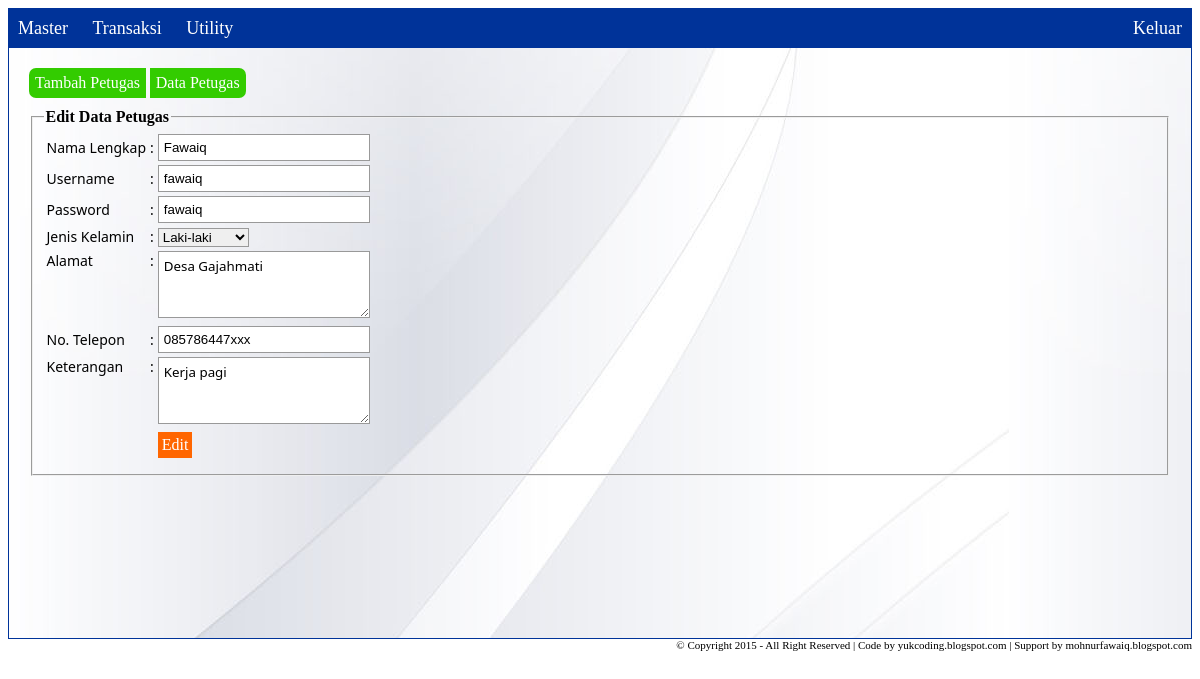
The app's page /?page=petugas&action=edit&id=2 (signed in) with its own data.
### tables this page shows
CREATE TABLE IF NOT EXISTS `tb_user` (
`kode_user` int(11) NOT NULL,
  `username` varchar(40) NOT NULL,
  `password` varchar(40) NOT NULL,
  `pass` varchar(40) NOT NULL,
  `nama_lengkap` varchar(100) NOT NULL,
  `jenis_kelamin` enum('Laki-laki','Perempuan') NOT NULL,
  `alamat` longtext NOT NULL,
  `no_telepon` varchar(15) NOT NULL,
  `keterangan` longtext NOT NULL,
  `level` enum('admin','kasir') NOT NULL
);

### inc/edit_petugas.php (the view, shortened to what this page needs)
<fieldset>
<legend>Edit Data Petugas</legend>
    <?php
    $id = @$_GET['id'];
    $sql = mysql_query("select * from tb_user where kode_user = '$id'") or die (mysql_error());
    $data = mysql_fetch_array($sql);
    ?>
    <table>
    <tr>
    	<td>Nama Lengkap</td>
        <td>:</td>
        <td><input type="text" id="nm" value="<?php echo $data['nama_lengkap']; ?>" /></td>
    </tr>
	<tr>
    	<td>Username</td>
        <td>:</td>
        <td><input type="text" id="user" value="<?php echo $data['username']; ?>" /></td>
    </tr>
    <tr>
    	<td>Password</td>
        <td>:</td>
        <td><input type="text" id="pass" value="<?php echo $data['pass']; ?>" /></td>
    </tr>
    <tr>
    	<td>Jenis Kelamin</td>
        <td>:</td>
        <td>
        	<select id="jk">
        		<?php
                if($data['jenis_kelamin'] == "Laki-laki") { ?>
                    <option value="Laki-laki" selected="selected">Laki-laki</option>
                    <option value="Perempuan">Perempuan</option> <?php
                } else if($data['jenis_kelamin'] == "Perempuan") { ?>
                    <option value="Laki-laki">Laki-laki</option>
                    <option value="Perempuan" selected="selected">Perempuan</option> <?php
                }
                ?>
        	</select>
        </td>
    </tr>
    <tr>
    	<td valign="top">Alamat</td>
        <td valign="top">:</td>
        <td><textarea id="alamat"><?php echo $data['alamat']; ?></textarea></td>
    </tr>
    <tr>
    	<td>No. Telepon</td>
        <td>:</td>
        <td><input type="text" id="tlp" value="<?php echo $data['no_telepon']; ?>" /></td>
    </tr>
    <tr>
    	<td valign="top">Keterangan</td>
        <td valign="top">:</td>
        <td><textarea id="ket"><?php echo $data['keterangan']; ?></textarea></td>
    </tr>
    <tr>
    	<td></td>
        <td></td>
        <td><button id="edit">Edit</button></td>
    </tr>
    <tr>
	    <td></td>
    </tr>
    </table>
</fieldset>

### style/style.css (style rules this page uses)
body { font-family:"Segoe UI", Arial; font-size:14px; }
input[type="text"], input[type="password"], input[type="number"], textarea { border:1px solid #999; padding:5px; width:200px; }
textarea { font-family:"Segoe UI", Arial; height:55px; }
button { padding:6px; border:0; color:#fff; font-size:16px; background-color:#3c0; font-family:"Franklin Gothic Medium", "Franklin Gothic Demi", "Franklin Gothic Book"; }
table.data button, table button { padding:4px; border:0; color:#fff; background-color:#f60; font-family:"Franklin Gothic Medium", "Franklin Gothic Demi", "Franklin Gothic Book"; }
legend { font-family:"Franklin Gothic Medium", "Franklin Gothic Demi", "Franklin Gothic Book"; font-size: 16px; font-weight: bold; }
select { border:1px solid #999; }
option { padding:6px; }

### records on screen
tb_user: nama_lengkap "Fawaiq", username "fawaiq", pass "fawaiq", jenis_kelamin "Laki-laki", alamat "Desa Gajahmati", no_telepon "085786447xxx", keterangan "Kerja pagi"
